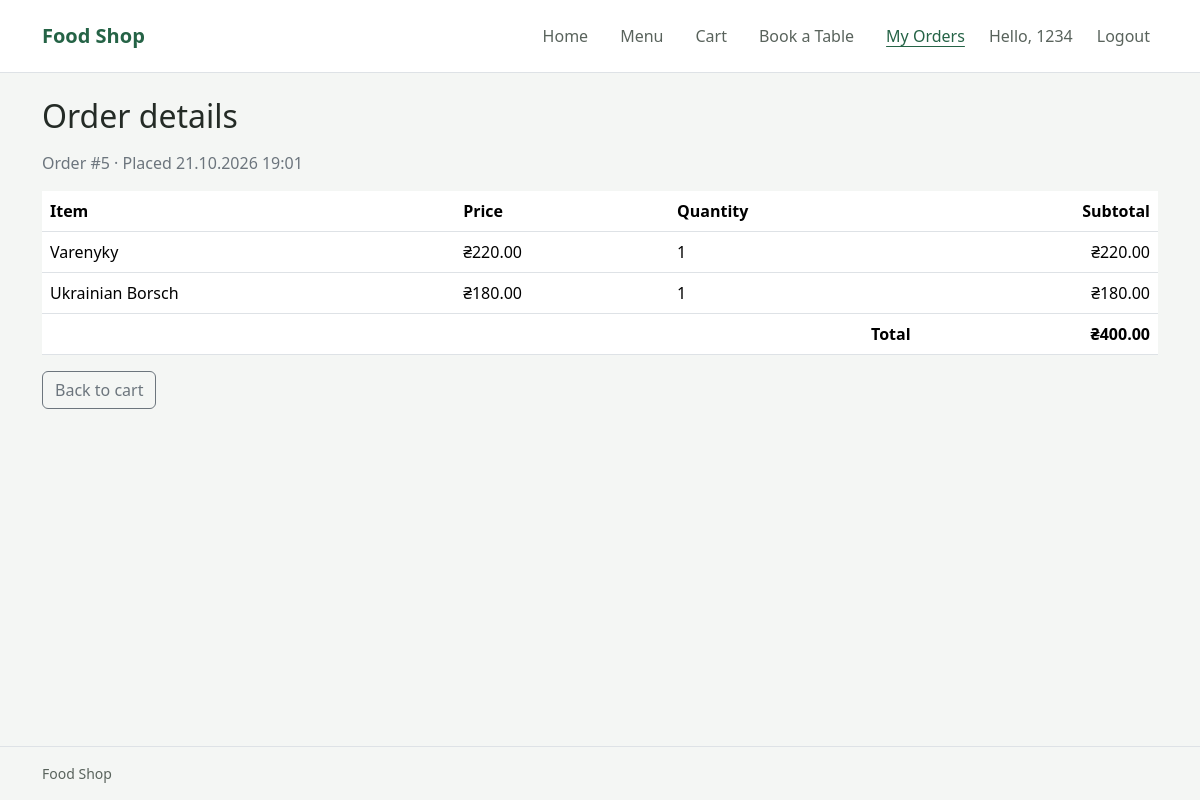
The page /my_order/5 (signed in) on the database its author committed.
### database.py (models this page shows)
class Base(DeclarativeBase):
    pass

class Users(Base):
    __tablename__ = "users"
    orders: Mapped[list["Orders"]] = relationship("Orders", back_populates="user")
    customer_orders: Mapped[list["CustomerOrder"]] = relationship(
        "CustomerOrder", back_populates="user"
    )
    reservations: Mapped[list["Reservation"]] = relationship(
        "Reservation", back_populates="user"
    )
    id: Mapped[int] = mapped_column(primary_key=True)
    username: Mapped[str] = mapped_column(String(100), unique=True)
    password: Mapped[str] = mapped_column(String(255))
    is_admin: Mapped[bool] = mapped_column(Boolean, default=False, nullable=False)

class CustomerOrder(Base):
    __tablename__ = "customer_orders"
    id: Mapped[int] = mapped_column(primary_key=True)
    user_id: Mapped[int] = mapped_column(ForeignKey("users.id"))
    created_at: Mapped[datetime] = mapped_column(default=datetime.now)
    user: Mapped["Users"] = relationship("Users", back_populates="customer_orders")
    items: Mapped[list["Orders"]] = relationship(
        "Orders", back_populates="customer_order"
    )

class Orders(Base):
    __tablename__ = "orders"
    id: Mapped[int] = mapped_column(primary_key=True)
    user_id: Mapped[int] = mapped_column(ForeignKey("users.id"))
    product_id: Mapped[int] = mapped_column(ForeignKey("products.id"))
    customer_order_id: Mapped[int | None] = mapped_column(
        ForeignKey("customer_orders.id"), nullable=True
    )
    quantity: Mapped[int] = mapped_column()
    user: Mapped["Users"] = relationship("Users", back_populates="orders")
    product: Mapped["Product"] = relationship("Product", back_populates="orders")
    customer_order: Mapped["CustomerOrder | None"] = relationship(
        "CustomerOrder", back_populates="items"
    )

class Product(Base):
    __tablename__ = "products"
    orders: Mapped[list["Orders"]] = relationship("Orders", back_populates="product")
    id: Mapped[int] = mapped_column(primary_key=True)
    name: Mapped[str] = mapped_column(String(100))
    price: Mapped[Decimal] = mapped_column(Numeric(10, 2))
    category: Mapped[str] = mapped_column(String(100))
    description: Mapped[str] = mapped_column(String(500), default="")
    image: Mapped[str] = mapped_column(String(100), default="")

### main.py (the view)
@app.route('/my_order/<int:order_id>')
def my_order(order_id):
    if g.user is None:
        flash('Please log in to view your order.', 'warning')
        return redirect(url_for('login'))
    with SessionLocal() as db:
        customer_order = db.scalar(
            select(CustomerOrder)
            .options(selectinload(CustomerOrder.items).selectinload(Orders.product))
            .where(
                CustomerOrder.id == order_id,
                CustomerOrder.user_id == g.user.id,
            )
        )
        if customer_order is None:
            abort(404)
        total = sum(
            (item.product.price * item.quantity for item in customer_order.items),
            start=0,
        )
    return render_template(
        'my_order.html',
        customer_order=customer_order,
        total=total,
    )

### main.py (called while the page is built, shortened)
def csrf_token():
    if 'csrf_token' not in session:
        session['csrf_token'] = secrets.token_hex(32)
    return session['csrf_token']

@app.before_request
def load_user_and_validate_csrf():
    g.user = None
    user_id = session.get('user_id')
    if user_id is not None:
        with SessionLocal() as db:
            g.user = db.get(Users, user_id)
        if g.user is None:
            session.clear()

### templates/my_order.html (shortened to what this page needs)
{% extends "base.html" %}
{% block content %}
<h1 class="mb-3">Order details</h1>
<p class="text-secondary">
	Order #{{ customer_order.id }} · Placed {{ customer_order.created_at.strftime('%d.%m.%Y %H:%M') }}
</p>
<div class="table-responsive">
	<table class="table align-middle">
		<thead>
			<tr>
				<th scope="col">Item</th>
				<th scope="col">Price</th>
				<th scope="col">Quantity</th>
				<th scope="col" class="text-end">Subtotal</th>
			</tr>
		</thead>
		<tbody>
			{% for item in customer_order.items %}
			<tr>
				<td>{{ item.product.name }}</td>
				<td>₴{{ "%.2f"|format(item.product.price) }}</td>
				<td>{{ item.quantity }}</td>
				<td class="text-end">₴{{ "%.2f"|format(item.product.price * item.quantity) }}</td>
			</tr>
			{% endfor %}
		</tbody>
		<tfoot>
			<tr>
				<th colspan="3" class="text-end">Total</th>
				<th class="text-end">₴{{ "%.2f"|format(total) }}</th>
			</tr>
		</tfoot>
	</table>
</div>
<a class="btn btn-outline-secondary" href="{{ url_for('orders') }}">Back to cart</a>
{% endblock %}

### templates/base.html (shortened to what this page needs)
<!DOCTYPE html>
<html lang="en">
<head>
	<link href="https://cdn.jsdelivr.net/npm/bootstrap@5.3.8/dist/css/bootstrap.min.css" rel="stylesheet">
</head>
<body class="d-flex flex-column min-vh-100">
	<header class="site-header border-bottom">
		<nav class="navbar navbar-expand-lg py-2 py-lg-3" aria-label="Main navigation">
			<div class="container">
				<a class="navbar-brand fw-bold" href="{{ url_for('index') }}">Food Shop</a>
				<div class="collapse navbar-collapse" id="mainNavigation">
					<ul class="navbar-nav ms-auto gap-lg-3">
						<li class="nav-item"><a class="nav-link{% if request.endpoint == 'index' %} active{% endif %}" href="{{ url_for('index') }}"{% if request.endpoint == 'index' %} aria-current="page"{% endif %}>Home</a></li>
						<li class="nav-item"><a class="nav-link{% if request.endpoint == 'menu' %} active{% endif %}" href="{{ url_for('menu') }}"{% if request.endpoint == 'menu' %} aria-current="page"{% endif %}>Menu</a></li>
						<li class="nav-item"><a class="nav-link{% if request.endpoint == 'orders' %} active{% endif %}" href="{{ url_for('orders') }}"{% if request.endpoint == 'orders' %} aria-current="page"{% endif %}>Cart</a></li>
						{% if g.user %}
						<li class="nav-item"><a class="nav-link{% if request.endpoint == 'reservations' %} active{% endif %}" href="{{ url_for('reservations') }}"{% if request.endpoint == 'reservations' %} aria-current="page"{% endif %}>Book a Table</a></li>
						<li class="nav-item"><a class="nav-link{% if request.endpoint in ('my_orders', 'my_order') %} active{% endif %}" href="{{ url_for('my_orders') }}"{% if request.endpoint in ('my_orders', 'my_order') %} aria-current="page"{% endif %}>My Orders</a></li>
						<li class="nav-item"><span class="navbar-text d-block">Hello, {{ g.user.username }}</span></li>
						<li class="nav-item">
							<form action="{{ url_for('logout') }}" method="post">
								<button class="nav-link" type="submit">Logout</button>
							</form>
						</li>
						{% endif %}
					</ul>
				</div>
			</div>
		</nav>
	</header>
	<main class="container flex-grow-1 py-3 py-md-4">
		{% block content %}{% endblock %}
	</main>
	<footer class="site-footer border-top py-3">
		<div class="container">
			<p class="mb-0">Food Shop</p>
		</div>
	</footer>
</body>
</html>

### templates/base.html (style rules this page uses)
:root { --background: #f4f6f4; --surface: #ffffff; --text: #242b26; --muted: #59635c; --accent: #256346; --border: #dce3dd; }
body { background: var(--background); color: var(--text); font-family: "Segoe UI", sans-serif; }
.site-header { background: var(--surface); }
.navbar { --bs-navbar-color: var(--muted); --bs-navbar-hover-color: var(--accent); --bs-navbar-active-color: var(--accent); --bs-navbar-brand-color: var(--accent); --bs-navbar-brand-hover-color: var(--accent); }
.nav-link:hover, .nav-link.active { text-decoration: underline; text-underline-offset: 0.25rem; }
main { overflow-wrap: anywhere; }
h1 { margin-top: 0; font-size: 2rem; }
.site-footer { color: var(--muted); font-size: 0.875rem; }

### rows shown on the page
Users: user.username "1234"
CustomerOrder: id "5", created_at "21.10.2026 19:01"
Orders: product.name "Varenyky", quantity "1"
Product: product.price "220.00", item.product.price*item.quantity "220.00"
Orders: product.name "Ukrainian Borsch", quantity "1"
Product: product.price "180.00", item.product.price*item.quantity "180.00"

### other values the page prints
{{ "%.2f"|format(total) }} "400.00"
